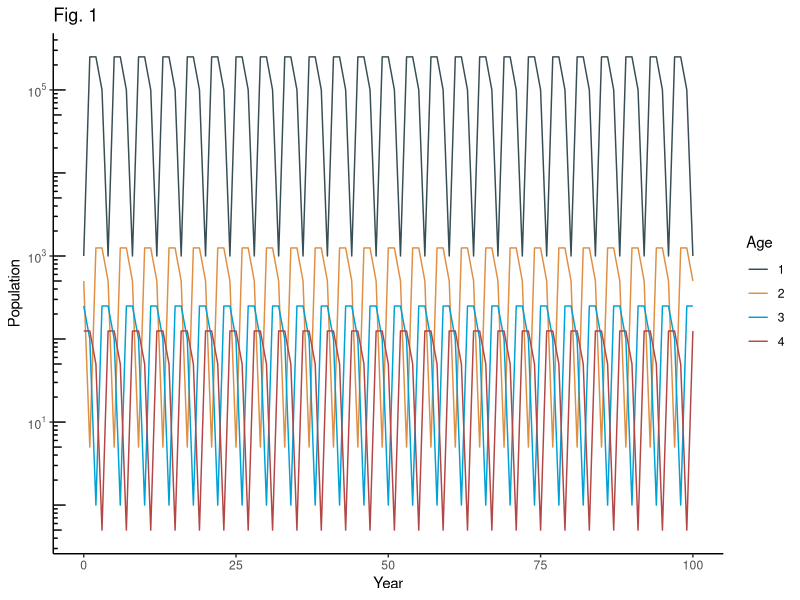
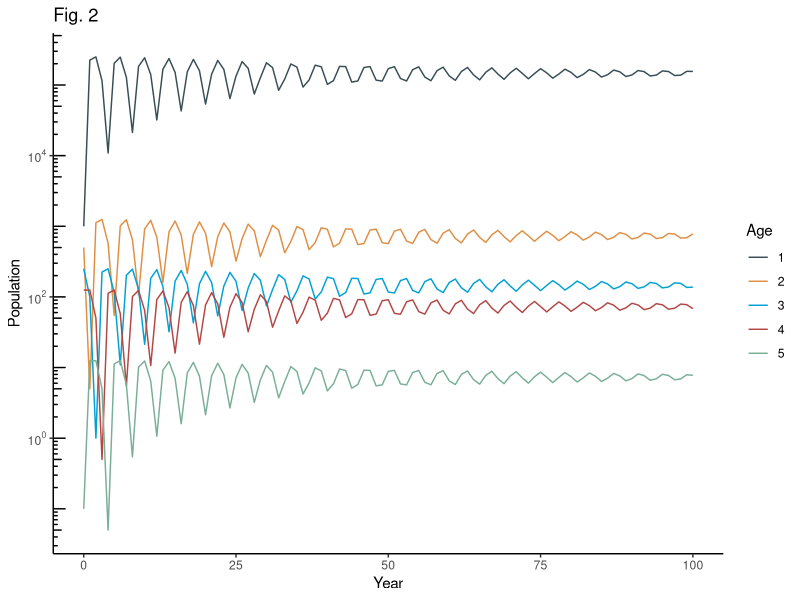
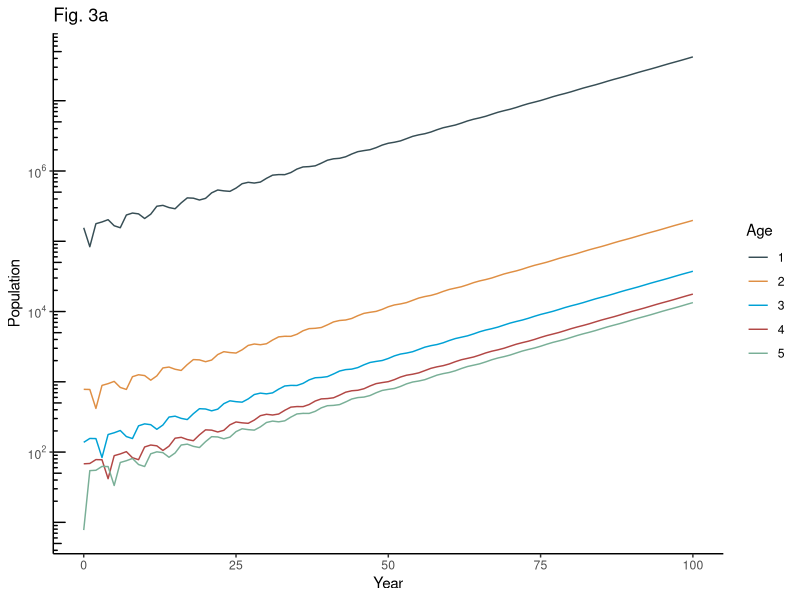
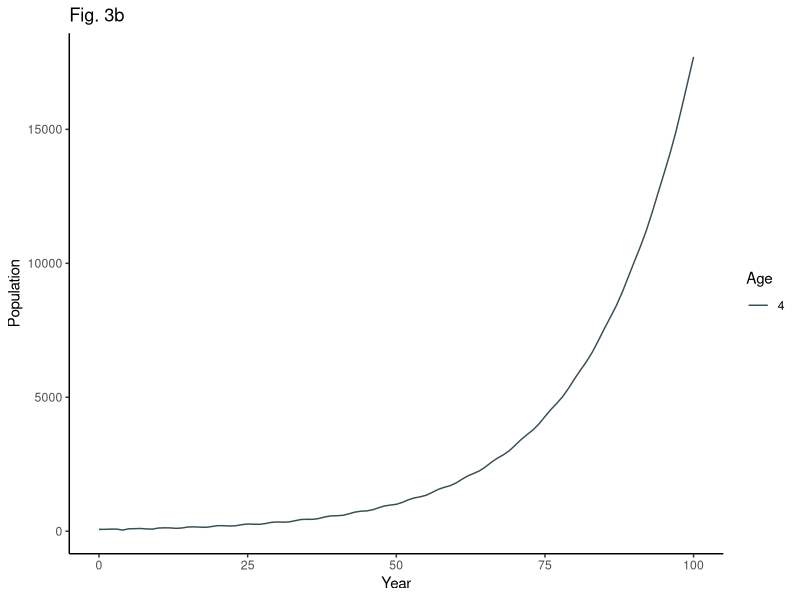
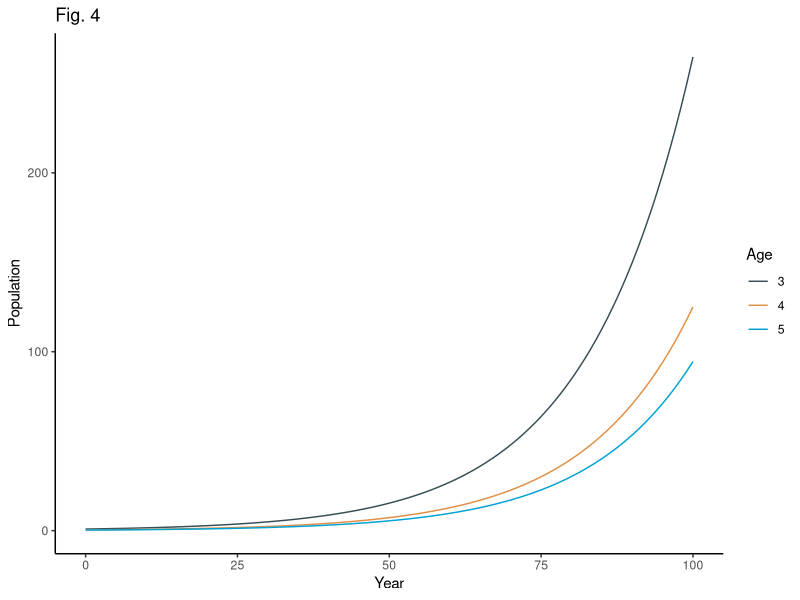
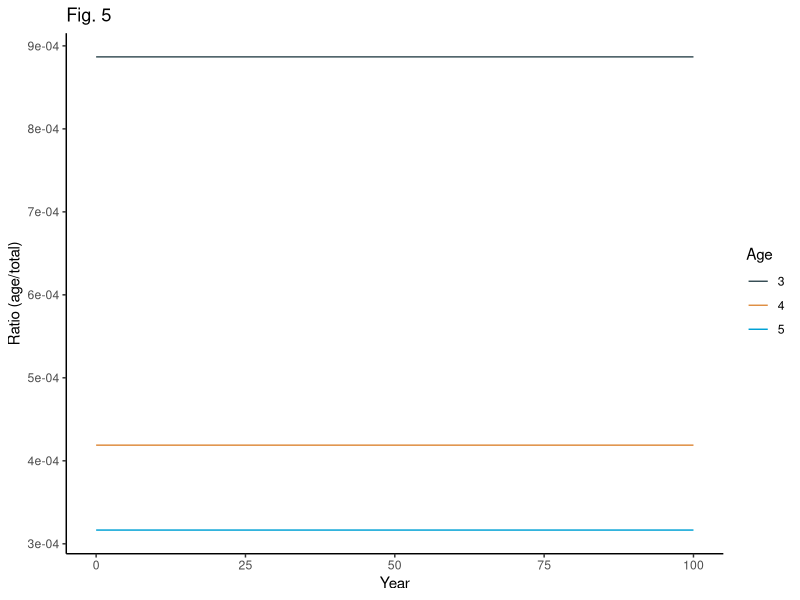
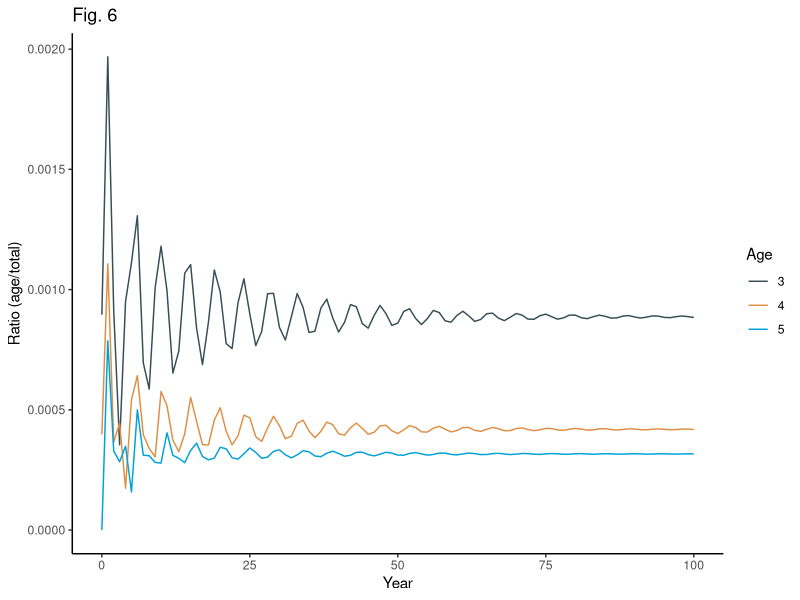
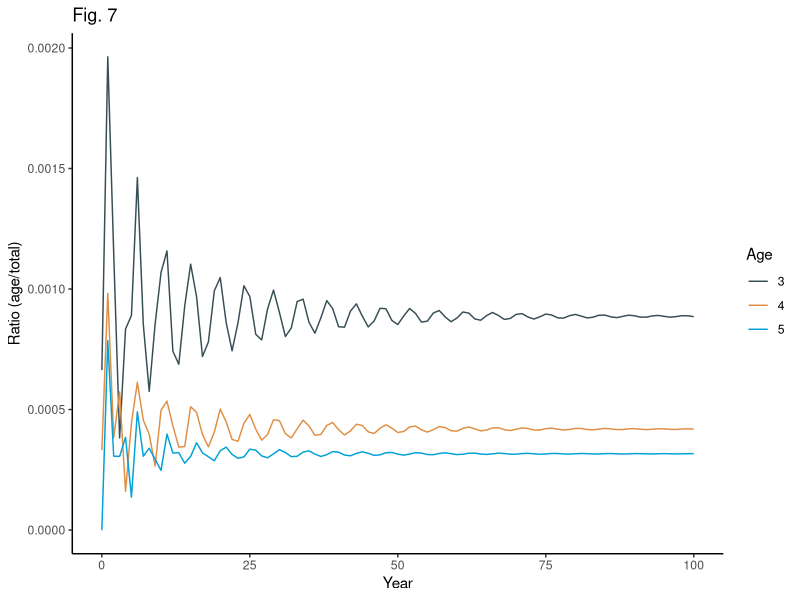

These charts were generated, in order, by the following R code:
## ---- chunk 1
#import packages
library(tidyverse) #for data wrangling
library(here) #for filepath management
library(ggsci) #for colors
library(scales) #for log axis breaks

#custom graphing theme
#including geoms to reduce repetition
theme <- list(
  theme_classic(),
  scale_color_jama(),
  scale_fill_jama(),
  theme(legend.position="right"),
  geom_line(),
  labs(x="Year",y="Population", color="Age")
)

logtheme <- list(
    scale_y_log10(labels = trans_format(log10, math_format(10^.x))),
    annotation_logticks(sides="l")
)

## ---- chunk 2
#make the matrix
M <- matrix(c(0,0,0,2000,
              0.005,0,0,0,
              0,0.2,0,0,
              0,0,0.5,0),
            ncol=4, nrow=4, byrow=TRUE)

#check structure
M

#make vectors
v1_1 <- c(1000,0,0,0)
v2_1 <- c(0,1000,0,0)
v3_1 <- c(0,0,1000,0)
v4_1 <- c(0,0,0,1000)

#calculate age distributions and print
M %*% v1_1
M %*% v2_1
M %*% v3_1
M %*% v4_1
## ---- chunk 3
#make vector
v5_1 <- c(1000,1000,1000,1000)

#calculate age distribution and print
M %*% v5_1
## ---- chunk 4
#calculate with repetition as requested
v1_2 <- M %*% v1_1
v1_3 <- M %*% v1_2
v1_4 <- M %*% v1_3

#print results
v1_4

#calculate efficiently
v1_4 <- M %*% M %*% M %*% v1_1

v1_4 #same answer as before

#test all other scenarios
M %*% M %*% M %*% v2_1
M %*% M %*% M %*% v3_1
M %*% M %*% M %*% v4_1
M %*% M %*% M %*% v5_1
## ---- chunk 5
#empty list to store results
result.list <- list()

#initial vector of age distribution
v <- c(1000, 500, 250, 125)

for (year in 0:100){
  
  #make data frame of results
  result <- data.frame(year=year,
                       N_1 = v[1],
                       N_2 = v[2],
                       N_3 = v[3],
                       N_4 = v[4])
  
  #record result
  result.list <- append(result.list, list(result))
  
  #perform calculation
  #perform calculation after logging because we're starting at 0
  #to include initial conditions
  v <- M %*% v
  
}

#final dataframe
#binding dataframes from a list is faster than rbinding rows within the for-loop
result.df <- bind_rows(result.list)

#view results
head(result.df)

#long dataframe for plotting
plot.df <- result.df %>%
  pivot_longer(!year) %>%
  mutate(name=factor(name, labels=c(1:4)))
  
#make a quick plot
#these are some impressive oscillations...
ggplot(plot.df, aes(year, value, color=name))+
  theme+
  logtheme+
  labs(title="Fig. 1")

## ---- chunk 6
#make the new matrix
M <- matrix(c(0,0,0,2000*0.9,2000,
              0.005,0,0,0,0,
              0,0.2,0,0,0,
              0,0,0.5,0,0,
              0,0,0,0.1,0),
            ncol=5, nrow=5, byrow=TRUE)

#wrap this in a function to save both of us some time
fishyfunction <- function(M, v){
    
  #empty list to store results
  result.list <- list()
  
  for (year in 0:100){
    
    #make data frame of results
    result <- data.frame(year=year,
                         N_1 = v[1],
                         N_2 = v[2],
                         N_3 = v[3],
                         N_4 = v[4],
                         N_5 = v[5])
    
    #record result
    result.list <- append(result.list, list(result))
    
    #perform calculation
    #perform calculation after logging because we're starting at 0
    #to include initial conditions
    v <- M %*% v
    
  }
  
  #final dataframe
  result.df <- bind_rows(result.list)
  
  return(result.df)
  
}

#initial vector of age distribution
v <- c(1000, 500, 250, 125, 0)

#custom function
century.df <- fishyfunction(M, v)

head(century.df)

#long dataframe for plotting
plot.df <- century.df %>%
  pivot_longer(!year) %>%
  mutate(name=factor(name, labels=c(1:5)),
         #can't have zeros with a log scale, so approximate zero instead
         value=ifelse(value==0,0.1,value))
  
#make a plot
ggplot(plot.df, aes(year, value, color=name))+
  theme+
  logtheme+
  labs(title="Fig. 2")

## ---- chunk 7

#final year of previous simulation
v <- as.numeric(century.df[nrow(century.df),2:6])

#apply inverse matrix
M
solve(M)
inverse_V <- signif(solve(M) %*% v, digits=3)
inverse_V

#inverse M should be the same as the 99th row
as.numeric(century.df[nrow(century.df)-1,2:6])
## ---- chunk 8
#make the new matrix
M <- matrix(c(0,0,0,2000*0.5,2000,
              0.005,0,0,0,0,
              0,0.2,0,0,0,
              0,0,0.5,0,0,
              0,0,0,0.8,0),
            ncol=5, nrow=5, byrow=TRUE)

#custom function
century.df <- fishyfunction(M, v)

#long dataframe for plotting
plot.df <- century.df %>%
  pivot_longer(!year) %>%
  mutate(name=factor(name, labels=c(1:5)),
         #can't have zeros with a log scale, so approximate zero instead
         value=ifelse(value==0,0.1,value))
  
#make a plot
ggplot(plot.df, aes(year, value, color=name))+
  theme+
  logtheme+
  labs(title="Fig. 3a")

#make a plot for age 4

plot.df %>%
  filter(name=="4") %>%
  ggplot(aes(year, value, color=name))+
  theme+
  labs(title="Fig. 3b")

## ---- chunk 9
#initial vector of age distribution
v <- 1000*Re(eigen(M)$vectors[,1]) #multiply by 1000 to have numbers greater than 1

#custom function
century.df <- fishyfunction(M, v)

#long dataframe for plotting
plot.df <- century.df %>%
  pivot_longer(!year) %>%
  mutate(name=factor(name, labels=c(1:5)),
         #can't have zeros with a log scale, so approximate zero instead
         value=ifelse(value==0,0.1,value)) %>%
  filter(as.numeric(name)>=3)
  
#make a plot
ggplot(plot.df, aes(year, value, color=name))+
  theme+
  #logtheme+
  labs(title="Fig. 4")

## ---- chunk 10

#long dataframe for plotting
plot.df <- century.df %>%
  mutate(N_total = N_1+N_2+N_3+N_4+N_5) %>%
  pivot_longer(!c("year", "N_total")) %>%
  mutate(name=factor(name, labels=c(1:5)),
         value=value/N_total)%>%
  filter(as.numeric(name)>=3)
  
#make a plot
ggplot(plot.df, aes(year, value, color=name))+
  theme+
  labs(title="Fig. 5", y="Ratio (age/total)")

## ---- chunk 11
#initial vector of age distribution
v <- c(1, 0.004, 0.0009, 0.0004, 0) * 1000

#custom function
century.df <- fishyfunction(M, v)

#long dataframe for plotting
plot.df <- century.df %>%
  mutate(N_total = N_1+N_2+N_3+N_4+N_5) %>%
  pivot_longer(!c("year", "N_total")) %>%
  mutate(name=factor(name, labels=c(1:5)),
         value=value/N_total)%>%
  filter(as.numeric(name)>=3)
  
#make a plot
ggplot(plot.df, aes(year, value, color=name))+
  theme+
  #logtheme+
  labs(title="Fig. 6", y="Ratio (age/total)")

#initial vector of age distribution
v <- c(1.5, 0.005, 0.001, 0.0005, 0) * 1000

#custom function
century.df <- fishyfunction(M, v)

#long dataframe for plotting
plot.df <- century.df %>%
  mutate(N_total = N_1+N_2+N_3+N_4+N_5) %>%
  pivot_longer(!c("year", "N_total")) %>%
  mutate(name=factor(name, labels=c(1:5)),
         value=value/N_total)%>%
  filter(as.numeric(name)>=3)
  
#make a plot
ggplot(plot.df, aes(year, value, color=name))+
  theme+
  #logtheme+
  labs(title="Fig. 7", y="Ratio (age/total)")


## ---- chunk 12
#initial matrix
M <- matrix(c(0,0,0,2000,
              0.005,0,0,0,
              0,0.2,0,0,
              0,0,0.5,0),
            ncol=4, nrow=4, byrow=TRUE)

#initial vector of age distribution
v <- c(1000,500,250,125) 

#empty list to store results
result.list <- list()

for (year in 0:100){
  
  #recalculate fecundity
  #i made my own formula, because the one in the lab didn't work
  #the idea is that if N_4 is zero F is large, but when N_4 is large F drops to 1
  #the original equation didn't work in part because F would drop to 0, causing population crash
  M[1,4] <- 1999*exp((1-v[4]))+0.1
  
  #make data frame of results
  result <- data.frame(year=year,
                       N_1 = v[1],
                       N_2 = v[2],
                       N_3 = v[3],
                       N_4 = v[4])
  
  #record result
  result.list <- append(result.list, list(result))
  
  #perform calculation
  v <- M %*% v
  
}

#final dataframe
century.df <- bind_rows(result.list)

#long dataframe for plotting
plot.df <- century.df %>%
  pivot_longer(!year) %>%
  mutate(name=factor(name, labels=c(1:4)),
         #can't have zeros with a log scale, so approximate zero instead
         value=ifelse(value==0,0.1,value))
  
#make a plot
ggplot(plot.df, aes(year, value, color=name))+
  theme+
  logtheme+
  labs(title="Fig. 7")

## ---- chunk 13
#make the matrix
M <- matrix(c(0,0,0,2000,
              0.005,0,0,0,
              0,0.2,0,0,
              0,0,0.5,0),
            ncol=4, nrow=4, byrow=TRUE)

#check eigenvalues
Re(eigen(M)$vectors[,1])

